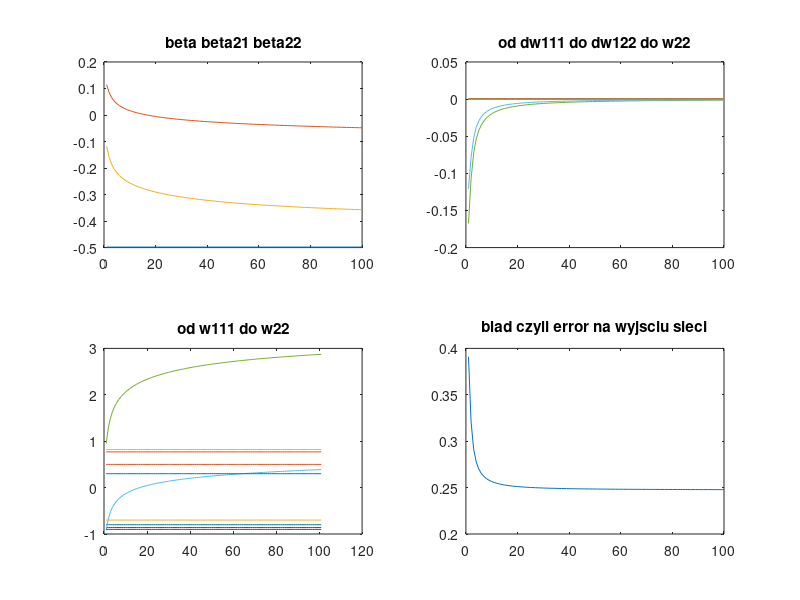

Write MATLAB code to recreate this figure.
lr=2.0;  %learning rate arbitralnie jako 2, lr ma wplyw na szybkosc uczenia sieci
         %duże lr to szybka zbieżność algorytmu, ale niekiedy brak stabilnosci metody
		 %małe lr to powolna zbieżność, ale stabilnosc algorytmu

d=[23.90/25.05 24.80/25.05 24.97/25.05 25.00/25.05]
		% wzorzec na wyjsciu z sieci,

n=100;
		% liczba krokow obliczeniowych w procesie uczenia sieci,
		% jeden krok nazywa sie epoka
		% to kryterium zatrzymania programu zmienimy na kryterium dokladnosci metody

w111=[1:101];	% waga pierwszej warstwy pierwszej jednostki, pierwsze wejscie
w112=[1:101];	% waga pierwszej warstwy pierwszej jednostki, drugie wejscie
w121=[1:101];	% waga pierwszej warstwy drugiej jednostki, pierwsze wejscie
w122=[1:101];	% waga pierwszej warstwy drugiej jednostki, drugie wejscie

w21=[1:101]; % waga drugiej warstwy pierwsze wejscie
w22=[1:101]; % waga drugiej warstwy drugie wejscie

beta=[1:100];	% wektory pomocnicze
beta21=[1:100]; 
beta22=[1:100];	
bb=[1:100];		

w1s2=[1:101];	% wektor dla wag skrosnych, wejscie 1 z jednostka 2
w2s2=[1:101];	% wektor dla wag skrosnych, wejscie 2 z jednostka 2
w3s1=[1:101];	% wektor dla wag skrosnych, wejscie 3 z jednostka 1 
w4s1=[1:101];	% wektor dla wag skrosnych, wejscie 4 z jednostka 1

dw111=[1:100];	% wartosc o jaka zmieni sie waga w111 w danym kroku obliczeniowym,
dw112=[1:100];	% wartosc o jaka zmieni sie waga w112 w danym kroku obliczeniowym,
dw121=[1:100];	% wartosc o jaka zmieni sie waga w121 w danym kroku obliczeniowym,
dw122=[1:100];	% poniewaz chcemy wyliczyc jak zmieniaja sie wszystkie wagi

dw1s2=[1:100];	% jest to wektor do zmiennej wagi ktore laczy wejscie 1 z jednostka druga 
dw2s2=[1:100]; % jest to wektor do zmiennej wagi ktore laczy wejscie 2 z jednostka druga 
dw3s1=[1:100]; % jest to wektor do zmiennej wagi ktore laczy wejscie 3 z jednostka pierw. 
dw4s1=[1:100]; % jest to wektor do zmiennej wagi ktore laczy wejscie 4 z jednostka pierw.

dw21=[1:100];	% wektor dla zmiany wagi w21
dw22=[1:100];	% wektor dla zmiany wagi w22

blad=[1:100];	% blad sredniokwadratowy 
				% blad= suma ((d-u)*(d-u))

u1=[1:4]; % wektor wejsc spolki gieldowej BOGDANKA
u2=[1:4]; % wektor wejsc spolki gieldowej DEBICA
u3=[1:4]; % wektor wejsc spolki gieldowej ECHO
u4=[1:4]; % wektor wejsc spolki gieldowej HELIO

u1(1)=53,00/53,40; %sygnaly wejsc BOGDANKA
u1(2)=1;
u1(3)=53,10/53,40;
u1(4)=52,50/53,40;

u2(1)=112,00/117,50; %sygnaly wejsc DEBICA
u2(2)=115,50/117,50;
u2(3)=1;
u2(4)=1;

u3(1)=5,10/5,12; %sygnaly wejsc ECHO
u3(2)=5,11/5,12;
u3(3)=1;
u3(4)=5,06;

u4(1)=1;%sygnaly wejsc HELIO
u4(2)=11,50/11,60;
u4(3)=11,30/11,60;
u4(4)=10,85/11,60;

%poczatkowe wartosci wag

w111(1)=-0.8; 
w112(1)=0.77;
w121(1)=0.82;
w122(1)=-0.86;

w1s2(1)=-0.9; 
w2s2(1)=0.3;
w3s1(1)=0.5;
w4s1(1)=-0.7; 

w21(1)=0.95; %wartosci poczatkowe dla warstwy drugiej
w22(1)=-0.92; 

	% schemat ktory zostal zaproponowany to "warstwa jednostka wejscie" dla
	% notacji indeksow
	% warstwa, mamy dwie warstwy
	% jednostka, mamy trzy jednostki
	% wejscie, dla pierwszej warstwy mamy cztery wejscia
	
	% w tym miejscu rozpoczyna sie uczenie sieci neuronowej 
	% uczenia jest prowadzone metoda back propagation, to znaczy wstecznej 
	% propagacji bledu, jest to metoda optymalizacji statycznej
	% uczenie sieci jest przewidziane na 100 krokow czyli epok dla metody optymalizacji
	% uczenie sieci polega na takim dobrze wag, aby blad sredniokwadtratowy
	% na wyjsciu sieci byl minimalny 
	
for i=1:n,	% tu jest wielokrotnie wykonanie algorytmu uczenia dla n=100 krokow
			% obliczeniowych czyli epok, n-100 jest podane arbitralnie
		
dw111(i)=0; % zerowanie przyrostow wag 
dw112(i)=0;
dw121(i)=0;
dw122(i)=0;

dw1s2(i)=0; % zerowanie przyrostow wag skosnych  
dw2s2(i)=0; 
dw3s1(i)=0;
dw4s1(i)=0;

dw21(i)=0; % zerowanie przyrostow wag w warstwie drugiej
dw22(i)=0;

bb(i)=0;	% zerujemy wektor pomocnicze
yy21(i)=0;	% zerujemy drugi wektor pomocniczy

% dla kazdego kroku obliczeniowego (epoki) na wejscie sieci podajemy 4 wartosci
% sygnalow wejsciowych, w postaci liczbowej
% po 4 wartosci dla kazdego wejscia
% w glownej petli programu tej od 1 do n jest dodatkowa petla dla kazdego sygnalu

for j=1:4,	% zl1 to sygnal po sumowaniu w wezle sumacujnym, przed funkcja przejscia
			% dla jednostki pierwszej
			% zl2 to sygnal po sumowaniu w wezle sumacujnym, przed funkcja przejscia
			% dla jednostki drugiej

z11=(u1(j).*w111(i)+u2(j).*w112(i)+u3(j).*w3s1(i)+u4(j).*w4s1(i));
s11=(1/(1+exp(-z11))); 	% to jest sygnal po funkcji przejscia, funkcja sigmoidalna
z12=(u3(j).*w121(i)+u4(j).*w122(i)+u1(j).*w1s2(i)+u2(j).*w2s2(i));
s12=(1/(1+exp(-z12)));	% to jest funkcja sigmoidalna dla drugiej jednostki pierwszej warstwy 
z21=(s11.*w21(i)+s12.*w22(i));	%te sume liczymy tylko raz ponieważ jest tylko jedna
								% jednsotka w drugiej warstwie sieci
s21=(1/(1+exp(-z21)));	% to jest sygnal na wyjsciu sieci zatem mozemy 

% obliczac blad sredniokwadratowy, poprzez sumowanie bledu dla 4 wektorow
% wejsciowych, indeks j dla kazdej epoki indeks i
% blad sreddniokwadratowy okreslamy jako bb

bb(i)=bb(i)+1/2*((s21-d(j))^2);	% blad jako suma, to jest error na wyjsciu z sieci

% bedziemy obliczac zmiane wag metoda gradientowa, metoda gradientu prostego

yy21(i)=yy21(i)+s21*(1-s21);	
																
% obliczymy zmiany kazdej wagi dla kazdej jednostki
% Zaczynamy od warstwy drugiej poniewaz stosujemy algorytm wstecznej
% backpropagation bp propagacji bleldu
% obliczymy wspolczynnik beta jako pochodna bledu sredniokwadratowego

% s21 to sygnal który jest na wyjsciu sieci
% d(j) to sygnal podany na wyjscie sieci jako wzorzec wartosci, która oczekujemy
% na wyjsciu sieci

% zmiana wagi dw21 okreslona wzorem wynikajacym z obliczenia pochodnej
% sygnalu wzgledem wagi, gdy chcemy zmienic wage w21 obliczamy pochodna
% wzgledem tej wagi jest dana wzorem
% dla dociekliwych prosze wyprowadzic ten wzor

beta(i)=s21-d(j);	% pochodna bledu, bo blad jest siedniokwatratowy
					% pochodna funkcji sigmoidalnej: (s21*(1-s21))
					% s11 to sygnal z pierwszej jednostki

dw21(i)=dw21(i)+s11*(s21*(1-s21))*beta(i);
dw22(i)=dw22(i)+s12*(s21*(1-s21))*beta(i);

beta21(i)=w21(i)*(s21*(1-s21))*beta(i); % blad w srodku sieci, rzutowany
										% w torze sygnalu wagi w21
beta22(i)=w22(i)*(s21*(1-s21))*beta(i);	% w torze sygnalu wagi w22

% mozemy teraz obliczyc zmiany wag w pierwszej warstwie
% liczymy tu o jaka wartosc nalezy zmienic kazda z wag aby blad na wyjsciu sieci

dw111(i)=dw111(i)+u1(j)*(s11*(1-s11))*beta21(i);
dw112(i)=dw112(i)+u2(j)*(s11*(1-s11))*beta21(i);
dw121(i)=dw121(i)+u3(j)*(s12*(1-s12))*beta22(i);
dw122(i)=dw122(i)+u4(j)*(s12*(1-s12))*beta22(i);

dw1s2(i)=dw1s2(i)+u1(1)*(s12*(1-s12))*beta22(i);
dw2s2(i)=dw2s2(i)+u2(1)*(s12*(1-s12))*beta22(i);
dw3s1(i)=dw3s1(i)+u3(1)*(s11*(1-s11))*beta21(i);
dw4s1(i)=dw4s1(i)+u4(1)*(s11*(1-s11))*beta21(i);

% do optymalizacji zmiany wag stosujemy metode gradientu
% minimalizacji bledu pomiedzy sygnalem na wyjsciu sieci a zadanym
% wzorcem, tu jest dany wzorzec d
% stad obliczamy pochodne dla zmiany wagi
% minimum wystepuje wtedy gdy zmiany wag daza do zera !!!!
% poniewaz warunek konieczny na minimum to jest zerowanie pochodnej
% tu sa obliczane wartosci pomocnicze

end % koniec petli indekoswanej indeksem j czyli od 1 do 4

% dlatego ze w kazdym sygnale wejsciowym bylo zawartych po 4 elementy
% po zakonczeniu obliczenia zmiany wag dla
% kazdego z 4 sygnalow na wejsciu mozemy zmiwnic wagi
% zmiany wag to jedyna czynnosc ktora mozemy zrobic w trakcie uczenia sie
% suma bledow jest dzielona przez dwa

blad(i)=bb(i);

% tu jest obliczana nowa waga
% nowa waga to jest dotychczasowa wartosc wagi minus lerning rate
% wspolczynnik forsowania uczenia sieci razy
% obliczona wartosc zmiany wagi
% minus bo liczymy antygradient a nie gradient poniewaz minimalizujemy
% wartosc funkcji bledu sredniokwadratowego

% minus bierze sie stad, ze mamy problem minimalizacji
% gdyby byl problem maksymalizacji bledu znak bylby plus
% liczymy antygradient dla zmiany wagi stad znak minus
% nowa waga to strata waga minus lr*dw21(i)
% zmianiamy wartosci wszystkich wag, czyli tu 10 wag w tym przykladzie

w21(i+1)=w21(i)-lr*dw21(i);
w22(i+1)=w22(i)-lr*dw22(i);

w111(i+1)=w111(i)-lr*dw111(i); 	% tu jest forsowanie procesu uczenia, wspolczynnik
w112(i+1)=w112(i)-lr*dw112(i);	% lr to jest lerning rate
								% lr jest dobierany arbiralnie
								% ani zaduzy ani zamaly

w121(i+1)=w121(i)-lr*dw121(i);	
w122(i+1)=w122(i)-lr*dw122(i);

w1s2(i+1)=w1s2(i)-lr*dw1s2(i);
w2s2(i+1)=w2s2(i)-lr*dw2s2(i);
w3s1(i+1)=w3s1(i)-lr*dw3s1(i);
w4s1(i+1)=w4s1(i)-lr*dw4s1(i);

	% czyli zmieniamy 10 wartosci wag w jednym kroku obliczeniowym
	% tu jest zakonczenie (end) petli dla kolejnych epok

end	% to jest zakonczenie dla epoki, tu mamy 100 epok bo n=100
	% tu jest koniec obliczen
	% koniec algorytmu uczenia sieci
	
	% Mozna przystapic do pokazania rezultatow obliczenia w procesie uczenia
	% bedzie jeden rysunek zawierajacy 4 podrysunki
	% na kazdym podrysunku bedzie pewna liczba wykresow
	% zapis (221) oznacza ze bedzie 4 rysunki w dwoch wierszach i dwoch kolumnach
	% i ze to bedzie 1 rysunek dotyczacy wielkosci beta, to pochodna bledu na wyjsciu z sieci
	% a beta21 i beta22 to pochodne bledow wewnatrz struktury sieci
	% pomiedzy pierwsza a druga warstwa

subplot(221), plot(beta); title('beta beta21 beta22'); hold on;
subplot(221), plot(beta22); hold on;
subplot(221), plot(beta21); hold on;

	% na rysunku drugim zmiany wag od dw111 do dw122

subplot(222), plot(dw111); title('od dw111 do dw122 do w22'); hold on;
subplot(222), plot(dw112); hold on;
subplot(222), plot(dw121); hold on;
subplot(222), plot(dw122); hold on;
subplot(222), plot(dw21); hold on;
subplot(222), plot(dw22); hold on;
subplot(222), plot(dw1s2); hold on;
subplot(222), plot(dw2s2); hold on;
subplot(222), plot(dw3s1); hold on;
subplot(222), plot(dw4s1); hold on;

	% na trzecim rysunku beda wyrysowane wartosci wag (10 wag)

subplot(223), plot(w111); title('od w111 do w22'); hold on;
subplot(223), plot(w112); hold on;
subplot(223), plot(w121); hold on;
subplot(223), plot(w122); hold on;
subplot(223), plot(w21); hold on;
subplot(223), plot(w22); hold on;
subplot(223), plot(w1s2); hold on;
subplot(223), plot(w2s2); hold on;
subplot(223), plot(w3s1); hold on;
subplot(223), plot(w4s1); hold on;

	% na rysunku 4 bedzie wyrysowany blad

subplot(224), plot(blad);
title('blad czyli error na wyjsciu sieci');
	
pause;

% t oznacza test
	
wt111=w111(n+1)	% wartosci wagi w kroku 101 bo n=100, 100 epok

wt112=w112(n+1)
wt121=w121(n+1)
wt122=w122(n+1)

wt1s2=w1s2(n+1)
wt2s2=w2s2(n+1)
wt3s1=w3s1(n+1)
wt4s1=w4s1(n+1)

wt21=w21(n+1)
wt22=w22(n+1)

% trzeba podac wektor danych do testu
% tak jak w procesie uczenia bedzie ich 43/7

ut1=[1:4];	
ut2=[1:4];	
ut3=[1:4];	
ut4=[1:4];	

% wprowadzimy wrtosci z bazy danych dla wektorow ut, t oznacza tekstu
% z uwagi na zastosowanie sigmoidy jako funkcji przejscia dokonamy ich skalowania
% musimy skalowac bo sigmoida jest ograniczona do wartosci z przedzialu 0 1 

ut1(1)=23.90/25.05;
ut1(2)=24.80/25.05;
ut1(3)=24.97/25.05;
ut1(4)=25.00/25.05;

ut2(1)=115.50/118.90;
ut2(2)=118.00/118.90;
ut2(3)=118.90/118.90;
ut2(4)=116.50/118.90;

ut3(1)=296.50/310.80;
ut3(2)=304.90/310.80;
ut3(3)=310.80/310.80;
ut3(4)=307.45/310.80;

ut4(1)=57.23/59.82;
ut4(2)=59.16/59.82;
ut4(3)=59.82/59.82;
ut4(4)=58.50/59.82;

% liczymy pierwsza sume
% 111111111111111111111

zt11=ut1(1)*wt111+ut2(1)*wt112+ut3(1)*wt3s1+ut4(1)*wt4s1;
st11=(1/(1+exp(-zt11)));
zt12=ut3(1)*wt121+ut4(1)*wt122+ut1(1)*wt1s2+ut2(1)*wt2s2;
st12=(1/(1+exp(-zt12)));

zt21=st11*wt21+st12*wt22;
st21=(1/(1+exp(-zt21)));

% to jest sygnal na wyjsciu sieci, zatem mozemy obliczyc blad

% dla drugiego wektora
% 22222222222222222222

zt11=ut1(2)*wt111+ut2(2)*wt112+ut3(2)*wt3s1+ut4(2)*wt4s1;
st11=(1/(1+exp(-zt11)));

zt12=ut3(2)*wt121+ut4(2)*wt122+ut1(2)*wt1s2+ut2(2)*wt2s2;
st12=(1/(1+exp(-zt12)));

zt21=st11*wt21+st12*wt22;
st21=(1/(1+exp(-zt21)));

% dla trzeciego wketora
% 333333333333333333333

zt11=ut1(3)*wt111+ut2(3)*wt112+ut3(3)*wt3s1+ut4(3)*wt4s1;
st11=(1/(1+exp(-zt11)));

zt12=ut3(3)*wt121+ut4(3)*wt122+ut1(3)*wt1s2+ut2(3)*wt2s2;
st12=(1/(1+exp(-zt12)));

zt21=st11*wt21+st12*wt22;
st21=(1/(1+exp(-zt21)));

% dla 4 wektora danych testowych
% 444444444444444444444444444444
% w tym przypadku interesuje nas tylko wynik dla 4 wektora danych
% testowych, czyli st21 ktorego wartosc obliczamy ponizej

zt11=ut1(4)*wt111+ut2(4)*wt112+ut3(4)*wt3s1+ut4(4)*wt4s1;
st11=(1/(1+exp(-zt11)));

zt12=ut3(4)*wt121+ut4(4)*wt122+ut1(4)*wt1s2+ut2(4)*wt2s2;
st12=(1/(1+exp(-zt12)));

zt21=st11*wt21+st12*wt22;
st21=(1/(1+exp(-zt21))); 
st21=st21*25.05 %odpowiedz sieci przeskalowana do normalnego przedzialu
